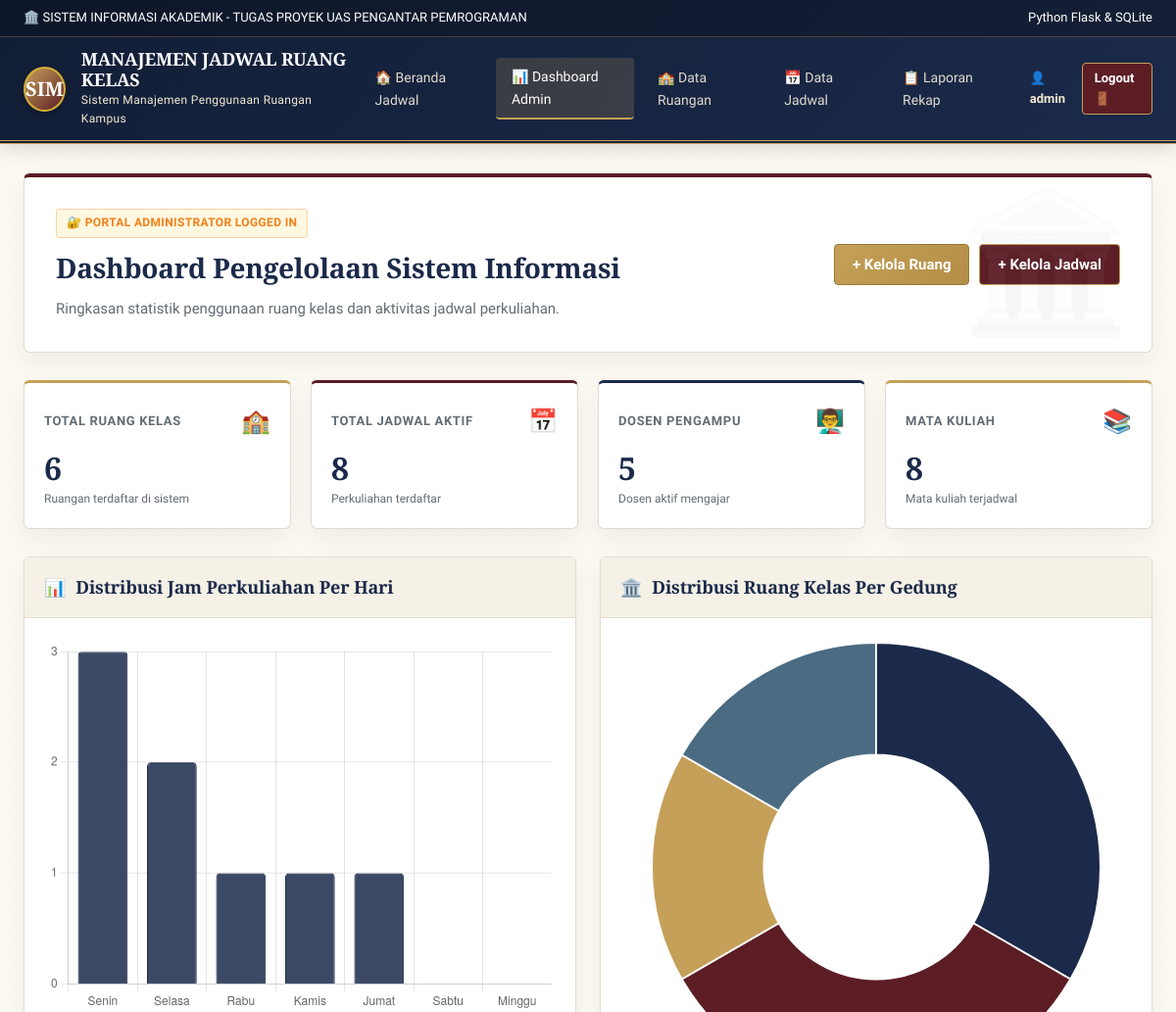
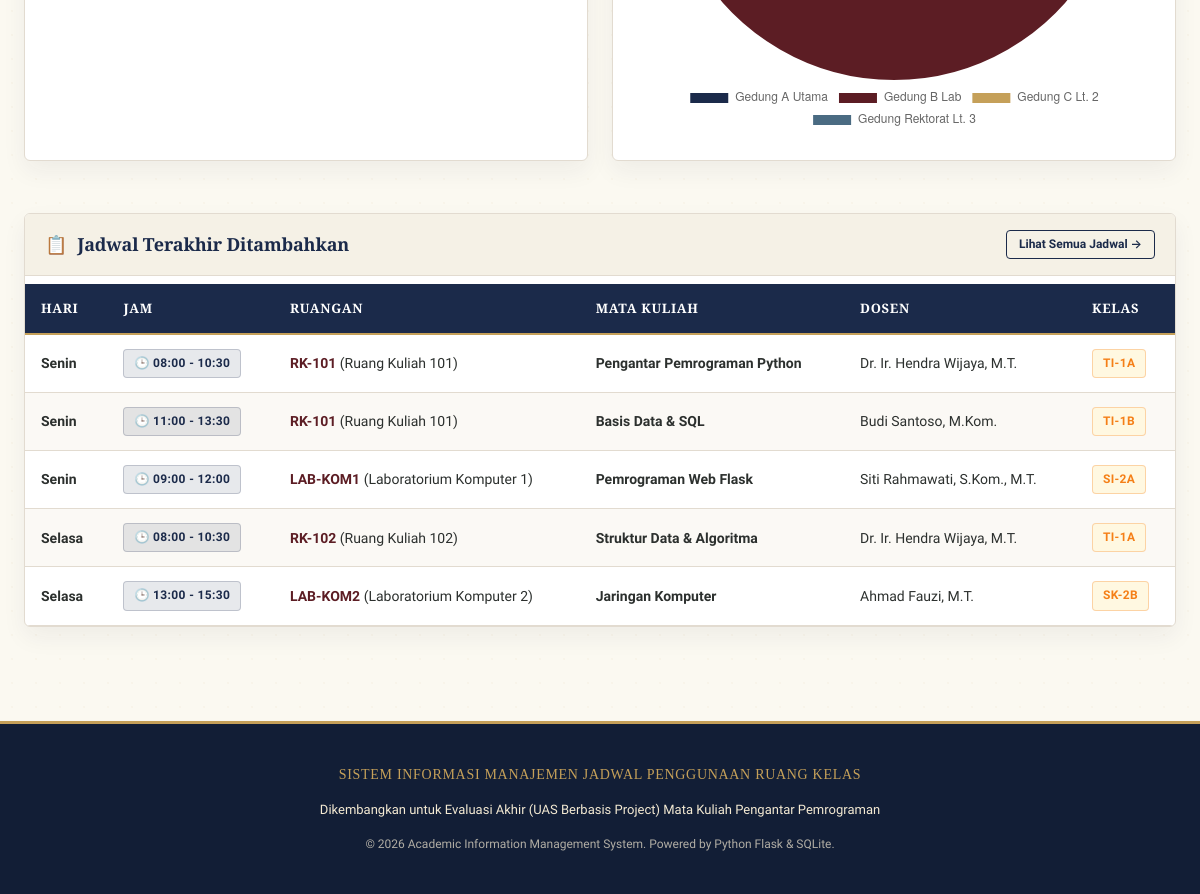
The app's page /admin/dashboard (signed in), older data (2 pictures, top to bottom).
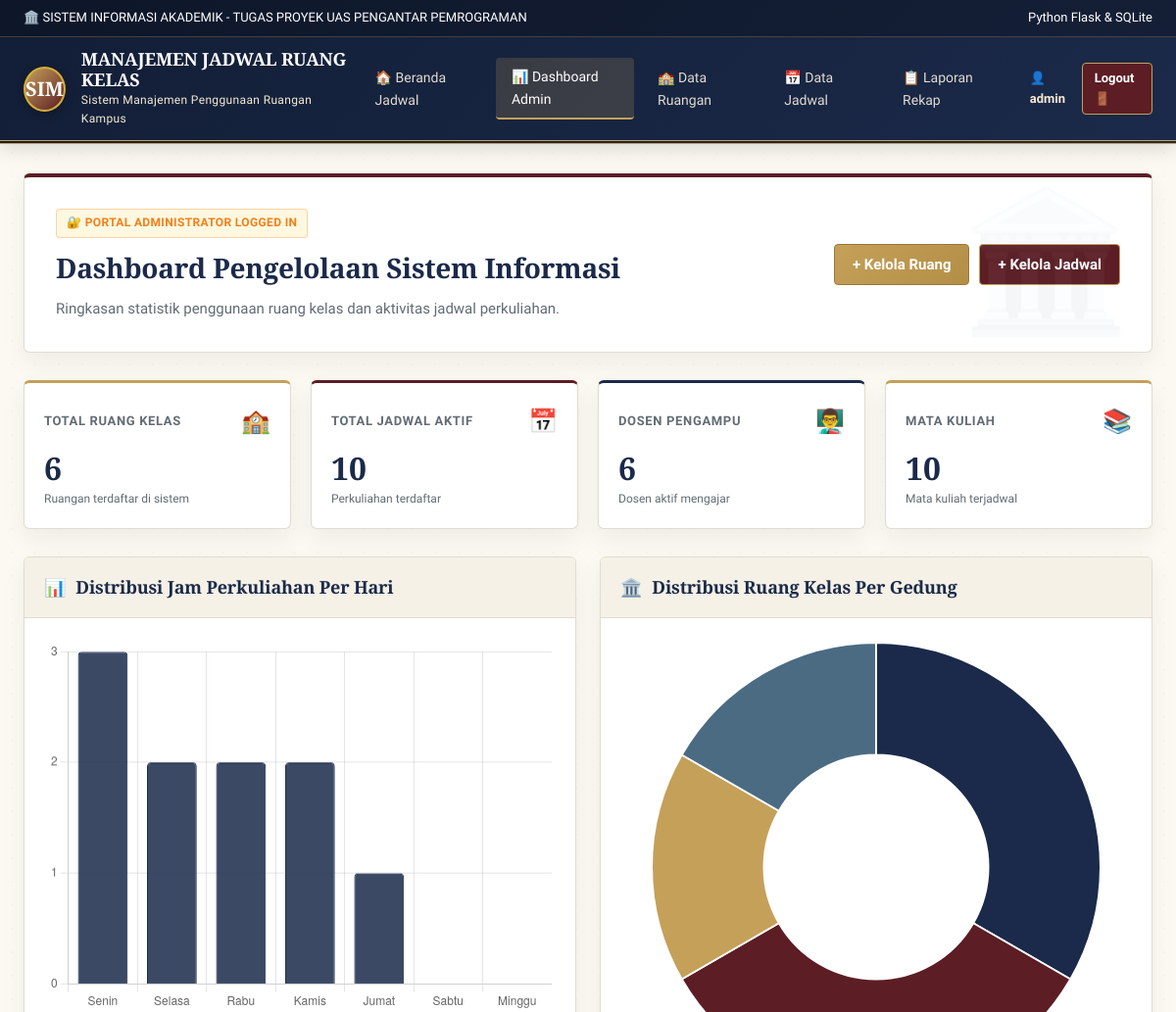
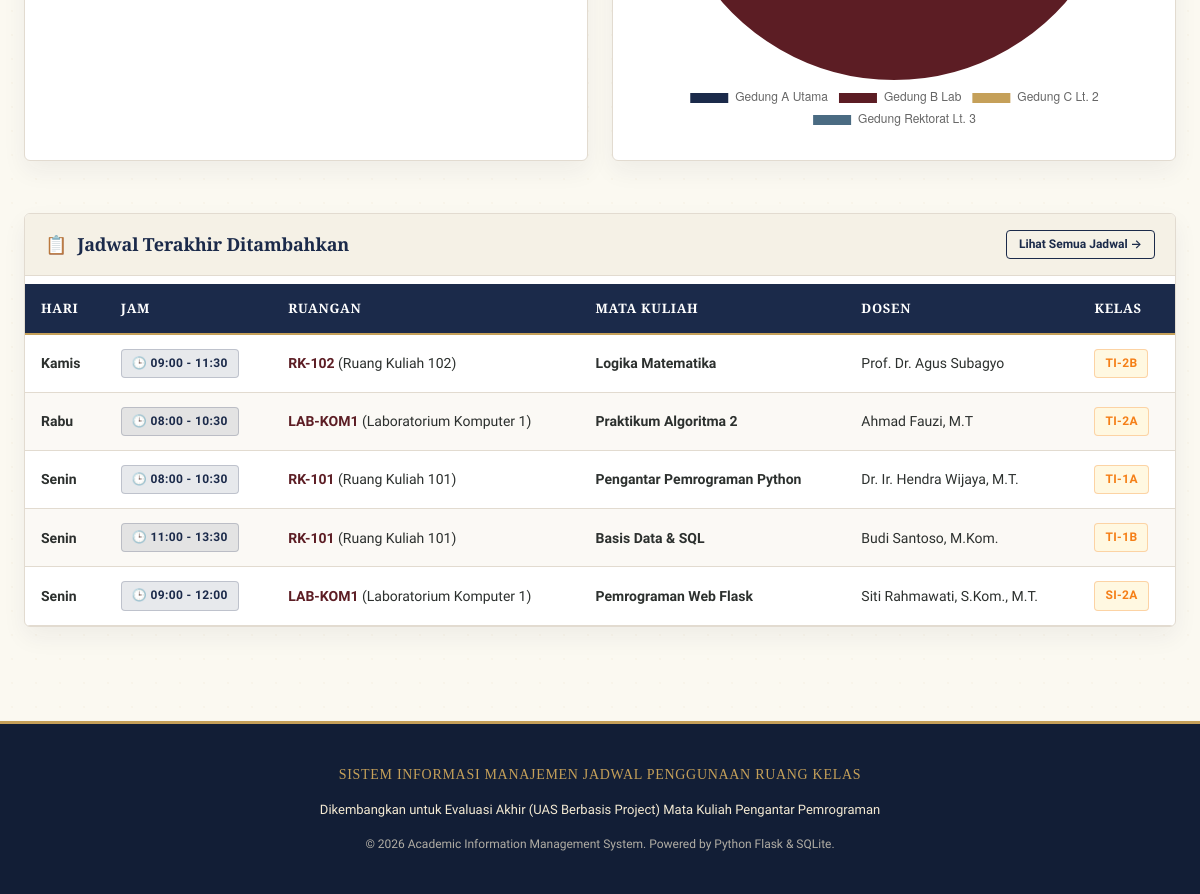
The same page, newer data (2 pictures, top to bottom).
### tables this page shows
CREATE TABLE jadwal (
            id INTEGER PRIMARY KEY AUTOINCREMENT,
            ruang_id INTEGER NOT NULL,
            mata_kuliah TEXT NOT NULL,
            dosen TEXT NOT NULL,
            hari TEXT NOT NULL,
            jam_mulai TEXT NOT NULL,
            jam_selesai TEXT NOT NULL,
            kelas TEXT NOT NULL,
            keterangan TEXT,
            created_at TIMESTAMP DEFAULT CURRENT_TIMESTAMP,
            FOREIGN KEY (ruang_id) REFERENCES ruang (id) ON DELETE CASCADE
        );

CREATE TABLE ruang (
            id INTEGER PRIMARY KEY AUTOINCREMENT,
            kode_ruang TEXT UNIQUE NOT NULL,
            nama_ruang TEXT NOT NULL,
            gedung TEXT NOT NULL,
            kapasitas INTEGER NOT NULL,
            fasilitas TEXT,
            status TEXT DEFAULT 'Tersedia'
        );

### app.py (the view)
@app.route('/admin/dashboard')
@login_required
def dashboard():
    conn = get_db_connection()
    cursor = conn.cursor()
    cursor.execute('SELECT COUNT(*) FROM ruang')
    total_ruang = cursor.fetchone()[0]
    cursor.execute('SELECT COUNT(*) FROM jadwal')
    total_jadwal = cursor.fetchone()[0]
    cursor.execute('SELECT COUNT(DISTINCT dosen) FROM jadwal')
    total_dosen = cursor.fetchone()[0]
    cursor.execute('SELECT COUNT(DISTINCT mata_kuliah) FROM jadwal')
    total_matkul = cursor.fetchone()[0]
    days = ['Senin', 'Selasa', 'Rabu', 'Kamis', 'Jumat', 'Sabtu', 'Minggu']
    chart_hari_labels = days
    chart_hari_values = []
    for d in days:
        cursor.execute('SELECT COUNT(*) FROM jadwal WHERE hari = ?', (d,))
        chart_hari_values.append(cursor.fetchone()[0])
    cursor.execute('SELECT gedung, COUNT(*) as jumlah FROM ruang GROUP BY gedung')
    gedung_rows = cursor.fetchall()
    chart_gedung_labels = [g['gedung'] for g in gedung_rows]
    chart_gedung_values = [g['jumlah'] for g in gedung_rows]
    cursor.execute('''
        SELECT j.*, r.nama_ruang, r.kode_ruang
        FROM jadwal j
        JOIN ruang r ON j.ruang_id = r.id
        ORDER BY j.created_at DESC LIMIT 5
    ''')
    recent_jadwal = cursor.fetchall()
    conn.close()
    return render_template(
        'dashboard.html',
        total_ruang=total_ruang,
        total_jadwal=total_jadwal,
        total_dosen=total_dosen,
        total_matkul=total_matkul,
        chart_hari_labels=chart_hari_labels,
        chart_hari_values=chart_hari_values,
        chart_gedung_labels=chart_gedung_labels,
        chart_gedung_values=chart_gedung_values,
        recent_jadwal=recent_jadwal
    )

### app.py (called while the page is built)
def login_required(f):
    @wraps(f)
    def decorated_function(*args, **kwargs):
        if 'user_id' not in session:
            flash('Silakan login terlebih dahulu untuk mengakses halaman admin.', 'warning')
            return redirect(url_for('login', next=request.url))
        return f(*args, **kwargs)
    return decorated_function

### database.py (called while the page is built)
def ensure_db_file():
    if os.environ.get('VERCEL') or os.environ.get('VERCEL_ENV'):
        if not os.path.exists(DATABASE_NAME):
            base_db = os.path.join(os.path.dirname(__file__), 'database.db')
            if os.path.exists(base_db):
                shutil.copy(base_db, DATABASE_NAME)

def get_db_connection():
    ensure_db_file()
    conn = sqlite3.connect(DATABASE_NAME)
    conn.row_factory = sqlite3.Row
    conn.execute("PRAGMA foreign_keys = ON")
    return conn

### templates/dashboard.html (shortened to what the changed rows need)
{% extends "base.html" %}
{% block content %}
<div class="hero-academic" style="border-top-color: var(--primary-burgundy);">
    <div style="display: flex; justify-content: space-between; align-items: center; flex-wrap: wrap; gap: 16px;">
        <div>
            <h1 class="hero-title">Dashboard Pengelolaan Sistem Informasi</h1>
        </div>
    </div>
</div>
<div class="stat-grid">
    <div class="stat-card burgundy-top">
        <div class="stat-header">
            <span class="stat-title">Total Jadwal Aktif</span>
            <span class="stat-icon">📅</span>
        </div>
        <div class="stat-number">{{ total_jadwal }}</div>
        <div style="font-size: 12px; color: var(--text-muted); margin-top: 6px;">Perkuliahan terdaftar</div>
    </div>
    <div class="stat-card">
        <div class="stat-header">
            <span class="stat-title">Dosen Pengampu</span>
            <span class="stat-icon">👨‍🏫</span>
        </div>
        <div class="stat-number">{{ total_dosen }}</div>
        <div style="font-size: 12px; color: var(--text-muted); margin-top: 6px;">Dosen aktif mengajar</div>
    </div>
    <div class="stat-card gold-top">
        <div class="stat-header">
            <span class="stat-title">Mata Kuliah</span>
            <span class="stat-icon">📚</span>
        </div>
        <div class="stat-number">{{ total_matkul }}</div>
        <div style="font-size: 12px; color: var(--text-muted); margin-top: 6px;">Mata kuliah terjadwal</div>
    </div>
</div>
<div style="display: grid; grid-template-columns: repeat(auto-fit, minmax(400px, 1fr)); gap: 24px; margin-bottom: 28px;">
    <div class="classic-card">
        <div class="card-body-classic">
            <canvas id="chartHari" height="220"></canvas>
        </div>
    </div>
</div>
<div class="classic-card">
    <div class="card-header-classic">
        <h2><span>📋</span> Jadwal Terakhir Ditambahkan</h2>
    </div>
    <div class="card-body-classic" style="padding: 0;">
        {% if recent_jadwal %}
            <div class="table-responsive">
                <table class="table-classic">
                    <thead>
                        <tr>
                            <th>Hari</th>
                            <th>Jam</th>
                            <th>Ruangan</th>
                            <th>Mata Kuliah</th>
                            <th>Dosen</th>
                            <th>Kelas</th>
                        </tr>
                    </thead>
                    <tbody>
                        {% for j in recent_jadwal %}
                            <tr>
                                <td><strong>{{ j.hari }}</strong></td>
                                <td><span class="badge-academic badge-navy">🕒 {{ j.jam_mulai }} - {{ j.jam_selesai }}</span></td>
                                <td><strong style="color: var(--primary-burgundy);">{{ j.kode_ruang }}</strong> ({{ j.nama_ruang }})</td>
                                <td><strong>{{ j.mata_kuliah }}</strong></td>
                                <td>{{ j.dosen }}</td>
                                <td><span class="badge-academic badge-warning">{{ j.kelas }}</span></td>
                            </tr>
                        {% endfor %}
                    </tbody>
                </table>
            </div>
        {% else %}
            <div style="padding: 30px; text-align: center; color: var(--text-muted);">Belum ada jadwal yang dimasukkan.</div>
        {% endif %}
    </div>
</div>
{% endblock %}
{% block scripts %}
<script>
    document.addEventListener("DOMContentLoaded", function() {
        // Chart 1: Hari
        const ctxHari = document.getElementById('chartHari').getContext('2d');
        new Chart(ctxHari, {
            type: 'bar',
            data: {
                labels: {{ chart_hari_labels | tojson }},
                datasets: [{
                    label: 'Jumlah Perkuliahan',
                    data: {{ chart_hari_values | tojson }},
                    backgroundColor: 'rgba(27, 42, 74, 0.85)',
                    borderColor: '#1B2A4A',
                    borderWidth: 1,
                    borderRadius: 4
                }]
            },
            options: {
                responsive: true,
                plugins: {
                    legend: { display: false }
                },
                scales: {
                    y: { beginAtZero: true, ticks: { stepSize: 1 } }
                }
            }
        });
        // Chart 2: Gedung
        const ctxGedung = document.getElementById('chartGedung').getContext('2d');
        new Chart(ctxGedung, {
            type: 'doughnut',
            data: {
                labels: {{ chart_gedung_labels | tojson }},
                datasets: [{
                    data: {{ chart_gedung_values | tojson }},
                    backgroundColor: [
                        '#1B2A4A',
                        '#5C1D24',
                        '#C5A059',
                        '#4A6B82',
                        '#7A2831'
                    ]
                }]
            },
            options: {
                responsive: true,
                plugins: {
                    legend: { position: 'bottom' }
                }
            }
        });
    });
</script>
{% endblock %}

Row changes from the older to the newer data that the page shows:
no longer on this page (row unchanged): jadwal: hari "Selasa", jam_mulai "08:00", jam_selesai "10:30", kode_ruang "RK-102", nama_ruang "Ruang Kuliah 102", mata_kuliah "Struktur Data & Algoritma", dosen "Dr. Ir. Hendra Wijaya, M.T.", kelas "TI-1A"
no longer on this page (row unchanged): jadwal: hari "Selasa", jam_mulai "13:00", jam_selesai "15:30", kode_ruang "LAB-KOM2", nama_ruang "Laboratorium Komputer 2", mata_kuliah "Jaringan Komputer", dosen "Ahmad Fauzi, M.T.", kelas "SK-2B"
added jadwal: hari "Kamis", jam_mulai "09:00", jam_selesai "11:30", kode_ruang "RK-102", nama_ruang "Ruang Kuliah 102", mata_kuliah "Logika Matematika", dosen "Prof. Dr. Agus Subagyo", kelas "TI-2B"
added jadwal: hari "Rabu", jam_mulai "08:00", jam_selesai "10:30", kode_ruang "LAB-KOM1", nama_ruang "Laboratorium Komputer 1", mata_kuliah "Praktikum Algoritma 2", dosen "Ahmad Fauzi, M.T", kelas "TI-2A"
Text that changed along with them:
{{ total_jadwal }}: "8" → "10"
{{ total_dosen }}: "5" → "6"
{{ total_matkul }}: "8" → "10"
chart data {{ chart_hari_values | tojson }}: [3, 2, 1, 1, 1, 0, 0] → [3, 2, 2, 2, 1, 0, 0]
